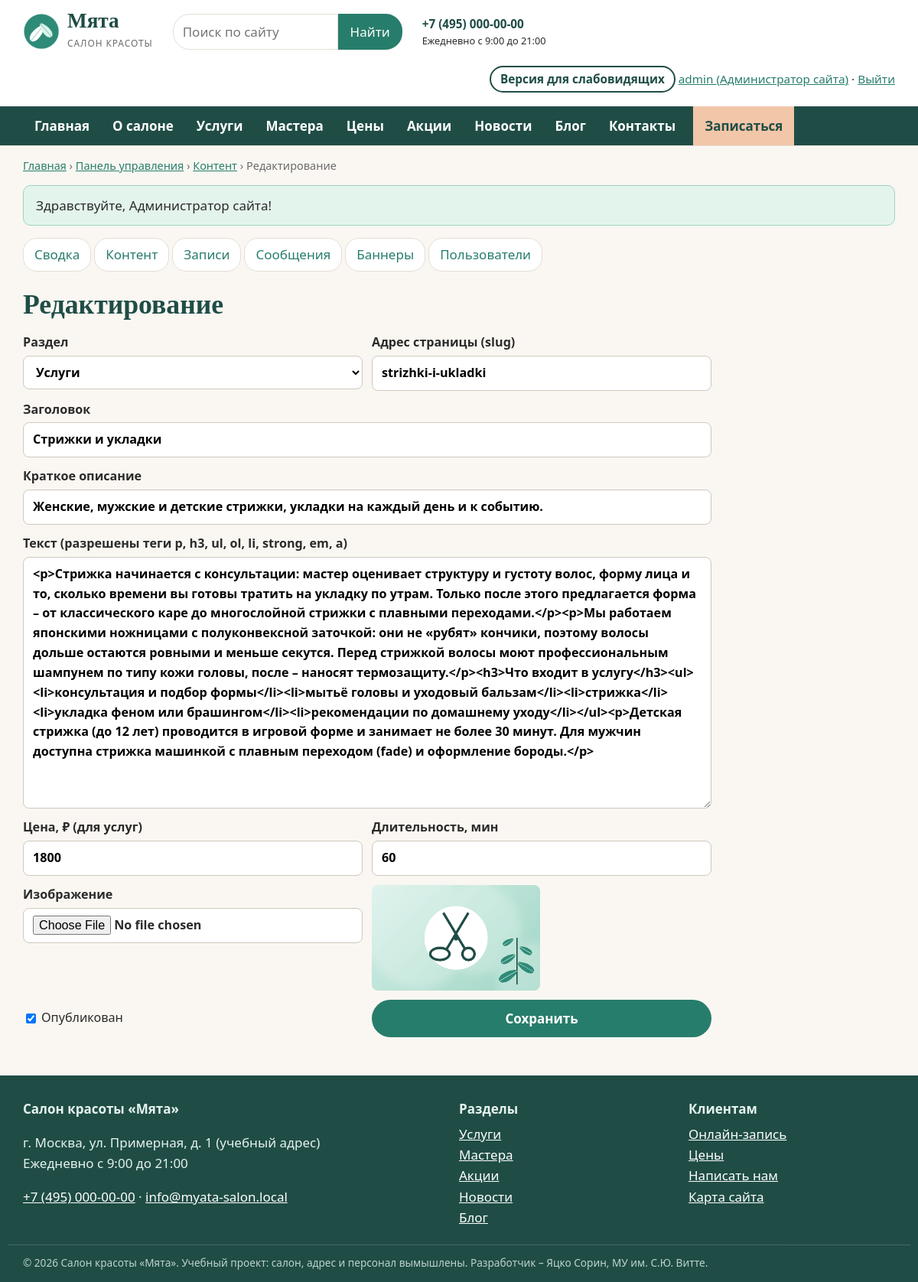
The page /admin/edit.php?id=1 (signed in) on the database its author committed.
### tables this page shows
CREATE TABLE users (
  id INT AUTO_INCREMENT PRIMARY KEY,
  login VARCHAR(40) NOT NULL UNIQUE,
  password_hash VARCHAR(255) NOT NULL,
  name VARCHAR(100) NOT NULL,
  email VARCHAR(120) NOT NULL UNIQUE,
  phone VARCHAR(30) NOT NULL DEFAULT '',
  role ENUM('admin','manager','client') NOT NULL DEFAULT 'client',
  is_active TINYINT(1) NOT NULL DEFAULT 1,
  created_at DATETIME NOT NULL DEFAULT CURRENT_TIMESTAMP
);

CREATE TABLE articles (
  id INT AUTO_INCREMENT PRIMARY KEY,
  section VARCHAR(20) NOT NULL,
  slug VARCHAR(100) NOT NULL,
  title VARCHAR(200) NOT NULL,
  summary VARCHAR(400) NOT NULL,
  body TEXT NOT NULL,
  image VARCHAR(120) NOT NULL DEFAULT '',
  price INT NULL,
  duration INT NULL,
  is_published TINYINT(1) NOT NULL DEFAULT 1,
  views INT NOT NULL DEFAULT 0,
  created_at DATETIME NOT NULL DEFAULT CURRENT_TIMESTAMP,
  updated_at DATETIME NULL,
  UNIQUE KEY uq_section_slug (section, slug),
  FULLTEXT KEY ft_search (title, summary, body),
  CONSTRAINT fk_articles_section FOREIGN KEY (section) REFERENCES sections(code)
);

CREATE TABLE sections (
  code VARCHAR(20) PRIMARY KEY,
  title VARCHAR(60) NOT NULL,
  description VARCHAR(255) NOT NULL,
  sort INT NOT NULL DEFAULT 0
);

### config.php (called while the page is built, shortened)
<?php
$config = [
    'db_host'   => 'localhost',
    'db_port'   => 3306,
    'db_name'   => 'salon_myata',
    'db_user'   => 'root',
    'db_pass'   => '',
    'site_name' => 'Салон красоты «Мята»',
    'phone'     => '+7 (495) 000-00-00',
    'email'     => 'info@myata-salon.local',
    'address'   => 'г. Москва, ул. Примерная, д. 1 (учебный адрес)',
    'hours'     => 'Ежедневно с 9:00 до 21:00',
];
return $config;

### includes/bootstrap.php (called while the page is built, shortened)
<?php
$CONFIG = require __DIR__ . '/../config.php';
try {
    $pdo = new PDO(
        sprintf('mysql:host=%s;port=%d;dbname=%s;charset=utf8mb4',
            $CONFIG['db_host'], $CONFIG['db_port'], $CONFIG['db_name']),
        $CONFIG['db_user'],
        $CONFIG['db_pass'],
        [PDO::ATTR_ERRMODE => PDO::ERRMODE_EXCEPTION, PDO::ATTR_DEFAULT_FETCH_MODE => PDO::FETCH_ASSOC]
    );
} catch (PDOException $e) {
    http_response_code(500);
    exit('<h1>Нет подключения к базе данных</h1><p>Проверьте настройки в config.php '
        . 'и импортируйте database/salon_myata.sql.</p>');
}
require __DIR__ . '/functions.php';
require __DIR__ . '/auth.php';

### includes/auth.php (called while the page is built, shortened)
<?php
function current_user(): ?array
{
    static $user = false;
    if ($user === false) {
        $user = null;
        if (!empty($_SESSION['uid'])) {
            $st = db()->prepare('SELECT id, login, name, email, phone, role FROM users WHERE id = ? AND is_active = 1');
            $st->execute([$_SESSION['uid']]);
            $user = $st->fetch() ?: null;
        }
    }
    return $user;
}
function require_login(): array
{
    $u = current_user();
    return $u;
}
function require_role(string ...$roles): array
{
    $u = require_login();
    return $u;
}

### admin/edit.php (the view, shortened to what this page needs)
<?php
require __DIR__ . '/../includes/bootstrap.php';
require_role('admin', 'manager');
$id = (int) ($_GET['id'] ?? 0);
$a = ['section' => (string) ($_GET['s'] ?? 'news'), 'slug' => '', 'title' => '', 'summary' => '', 'body' => '',
    'image' => '', 'price' => '', 'duration' => '', 'is_published' => 1];
if ($id) {
    $st = db()->prepare('SELECT * FROM articles WHERE id = ?');
    $st->execute([$id]);
    $a = $st->fetch() ?: exit('Материал не найден');
}
$title = $id ? 'Редактирование' : 'Новый материал';
$crumbs = [['Панель управления', url('admin/index.php')], ['Контент', url('admin/articles.php')], [$title]];
require __DIR__ . '/../includes/header.php';
require __DIR__ . '/_nav.php';
?>
<h1><?= e($title) ?></h1>
<form method="post" enctype="multipart/form-data" class="form form-wide">
    <label>Раздел <select name="section"><?php foreach (sections() as $code => $s): ?><option value="<?= e($code) ?>"<?= $code === $a['section'] ? ' selected' : '' ?>><?= e($s['title']) ?></option><?php endforeach; ?></select></label>
    <label>Адрес страницы (slug) <input name="slug" value="<?= e($a['slug']) ?>" placeholder="формируется из заголовка"></label>
    <label class="full">Заголовок <input name="title" required value="<?= e($a['title']) ?>"></label>
    <label class="full">Краткое описание <input name="summary" required maxlength="400" value="<?= e($a['summary']) ?>"></label>
    <label class="full">Текст (разрешены теги p, h3, ul, ol, li, strong, em, a) <textarea name="body" rows="12" required><?= e($a['body']) ?></textarea></label>
    <label>Цена, ₽ (для услуг) <input type="number" name="price" min="0" value="<?= e((string) $a['price']) ?>"></label>
    <label>Длительность, мин <input type="number" name="duration" min="0" value="<?= e((string) $a['duration']) ?>"></label>
    <label>Изображение <input type="file" name="image" accept="image/png,image/jpeg,image/webp"></label>
    <div><?= img((string) $a['image'], 'Текущее изображение', 'thumb') ?></div>
    <label class="check"><input type="checkbox" name="is_published" value="1"<?= $a['is_published'] ? ' checked' : '' ?>> Опубликован</label>
    <button class="btn" type="submit">Сохранить</button>
</form>
<?php require __DIR__ . '/../includes/footer.php'; ?>

### includes/header.php (shortened to what this page needs)
<?php
$v = vi();
$user = current_user();
$title = $title ?? cfg('site_name');
$crumbs = $crumbs ?? [];
$current = substr($_SERVER['SCRIPT_NAME'], strlen(ROOT_URL) + 1);
$curSection = $_GET['s'] ?? '';
$menu = [
    ['index.php', 'Главная', ''], ['about.php', 'О салоне', ''],
    ['section.php', 'Услуги', 'services'], ['section.php', 'Мастера', 'masters'],
    ['prices.php', 'Цены', ''], ['section.php', 'Акции', 'promo'],
    ['section.php', 'Новости', 'news'], ['section.php', 'Блог', 'blog'],
    ['contacts.php', 'Контакты', ''],
];
$bodyClass = $v['on'] ? 'vi vi-size-' . $v['size'] . ' vi-' . $v['scheme']
    . ($v['img'] ? '' : ' vi-noimg') . ($v['space'] ? ' vi-space' : '') : '';
?>
<!doctype html>
<html lang="ru">
<head>
    <link rel="stylesheet" href="<?= e(url('assets/css/style.css')) ?>">
</head>
<body class="<?= e($bodyClass) ?>">
<header class="site-header">
    <div class="wrap header-top">
        <a class="logo" href="<?= e(url()) ?>">
            <img src="<?= e(url('assets/img/logo.png')) ?>" alt="" width="48" height="48">
            <span><strong>Мята</strong><small>салон красоты</small></span>
        </a>
        <form class="search" action="<?= e(url('search.php')) ?>" method="get" role="search">
            <input id="q" type="search" name="q" placeholder="Поиск по сайту" value="<?= e($_GET['q'] ?? '') ?>">
            <button type="submit">Найти</button>
        </form>
        <div class="header-contacts">
            <a href="tel:<?= e(preg_replace('/[^\d+]/', '', cfg('phone'))) ?>"><?= e(cfg('phone')) ?></a>
            <small><?= e(cfg('hours')) ?></small>
        </div>
        <div class="header-actions">
            <?php if (!$v['on']): ?>
                <a class="btn-vi" href="<?= e(url('vi.php?vi=1&back=' . urlencode($_SERVER['REQUEST_URI'] ?? ''))) ?>"
                   title="Версия для слабовидящих">Версия для слабовидящих</a>
            <?php endif; ?>
            <?php if ($user): ?>
                <a href="<?= e(url($user['role'] === 'client' ? 'cabinet.php' : 'admin/index.php')) ?>">
                    <?= e($user['login']) ?> (<?= e(ROLES[$user['role']]) ?>)</a> ·
                <a href="<?= e(url('logout.php')) ?>">Выйти</a>
            <?php else: ?>
                <a href="<?= e(url('login.php')) ?>">Вход</a> · <a href="<?= e(url('register.php')) ?>">Регистрация</a>
            <?php endif; ?>
        </div>
    </div>
    <nav class="main-nav" aria-label="Главное меню">
        <div class="wrap">
            <ul>
                <?php foreach ($menu as [$file, $label, $menuSec]):
                    $href = $menuSec ? "section.php?s=$menuSec" : $file;
                    $active = $current === $file && ($menuSec === '' || $menuSec === $curSection); ?>
                    <li><a href="<?= e(url($href)) ?>"<?= $active ? ' class="active" aria-current="page"' : '' ?>><?= e($label) ?></a></li>
                <?php endforeach; ?>
                <li><a class="nav-cta" href="<?= e(url('booking.php')) ?>">Записаться</a></li>
            </ul>
        </div>
    </nav>
</header>
<main id="main" class="wrap">
<?php if ($crumbs): ?>
    <nav class="crumbs" aria-label="Навигационная цепочка">
        <a href="<?= e(url()) ?>">Главная</a>
        <?php foreach ($crumbs as $crumb): ?> › <?= isset($crumb[1]) ? '<a href="' . e($crumb[1]) . '">' . e($crumb[0]) . '</a>' : '<span>' . e($crumb[0]) . '</span>' ?><?php endforeach; ?>
    </nav>
<?php endif; ?>
<?= flashes() ?>

### includes/functions.php (shortened to what this page needs)
<?php
function e(?string $s): string
{
    return htmlspecialchars((string) $s, ENT_QUOTES, 'UTF-8');
}
function url(string $path = ''): string
{
    return ROOT_URL . '/' . ltrim($path, '/');
}
function db(): PDO
{
    global $pdo;
    return $pdo;
}
function cfg(string $key): string
{
    global $CONFIG;
    return (string) ($CONFIG[$key] ?? '');
}
function flashes(): string
{
    $html = '';
    foreach ($_SESSION['flash'] ?? [] as [$type, $text]) {
        $html .= '<div class="alert alert-' . e($type) . '" role="status">' . e($text) . '</div>';
    }
    return $html;
}
function sections(): array
{
    static $cache = null;
    if ($cache === null) {
        $cache = [];
        foreach (db()->query('SELECT * FROM sections ORDER BY sort') as $row) {
            $cache[$row['code']] = $row;
        }
    }
    return $cache;
}
function img(string $file, string $alt, string $class = ''): string
{
    $src = str_starts_with($file, 'upload-') ? url('uploads/' . $file) : url('assets/img/' . $file);
    return '<img src="' . e($src) . '" alt="' . e($alt) . '" class="' . e($class) . '" loading="lazy">';
}
function vi(): array
{
    return [
        'on'     => ($_COOKIE['vi'] ?? '0') === '1',
        'size'   => in_array($_COOKIE['vi_size'] ?? '', ['1', '2', '3'], true) ? $_COOKIE['vi_size'] : '1',
        'scheme' => in_array($_COOKIE['vi_scheme'] ?? '', ['bw', 'wb', 'blue', 'brown'], true)
            ? $_COOKIE['vi_scheme'] : 'bw',
        'img'    => ($_COOKIE['vi_img'] ?? '1') === '1',
        'space'  => ($_COOKIE['vi_space'] ?? '0') === '1',
    ];
}

### includes/footer.php (shortened to what this page needs)
</main>
<footer class="site-footer">
    <div class="wrap footer-grid">
        <div>
            <strong>Салон красоты «Мята»</strong>
            <p><?= e(cfg('address')) ?><br><?= e(cfg('hours')) ?></p>
            <p><a href="tel:<?= e(preg_replace('/[^\d+]/', '', cfg('phone'))) ?>"><?= e(cfg('phone')) ?></a> ·
               <a href="mailto:<?= e(cfg('email')) ?>"><?= e(cfg('email')) ?></a></p>
        </div>
        <div>
            <strong>Разделы</strong>
            <ul>
                <?php foreach (sections() as $code => $s): ?>
                    <li><a href="<?= e(url('section.php?s=' . $code)) ?>"><?= e($s['title']) ?></a></li>
                <?php endforeach; ?>
            </ul>
        </div>
        <div>
            <strong>Клиентам</strong>
            <ul>
                <li><a href="<?= e(url('booking.php')) ?>">Онлайн-запись</a></li>
                <li><a href="<?= e(url('prices.php')) ?>">Цены</a></li>
                <li><a href="<?= e(url('contacts.php')) ?>">Написать нам</a></li>
                <li><a href="<?= e(url('sitemap.php')) ?>">Карта сайта</a></li>
            </ul>
        </div>
    </div>
    <div class="wrap footer-note">
        © 2026 Салон красоты «Мята». Учебный проект: салон, адрес и персонал вымышлены.
        Разработчик – Яцко Сорин, МУ им. С.Ю. Витте.
    </div>
</footer>
</body>
</html>

### assets/css/style.css (style rules this page uses)
:root { --mint: #277D6B; --mint-dark: #1F4D46; --mint-light: #DFF2EC; --cream: #FAF7F2; --peach: #F2C6A8; --text: #2B2B2B; --muted: #6B6B6B; --line: #E3DED6; --white: #FFFFFF; --radius: 14px; --font: "Segoe UI", Roboto, "PT Sans", Arial, sans-serif; --font-head: Georgia, "PT Serif", "Times New Roman", serif; }
* { box-sizing: border-box; }
html { font-size: 17px; }
body { margin: 0; font-family: var(--font); color: var(--text); background: var(--cream); line-height: 1.6; }
a { color: var(--mint); }
h1, h2, h3 { font-family: var(--font-head); color: var(--mint-dark); line-height: 1.25; }
h1 { font-size: 2.1rem; margin: .6em 0 .4em; }
img { max-width: 100%; height: auto; display: block; }
.wrap { max-width: 1180px; margin: 0 auto; padding: 0 20px; }
.site-header { background: var(--white); border-bottom: 1px solid var(--line); }
.header-top { display: flex; align-items: center; gap: 18px 26px; padding: 14px 20px; flex-wrap: wrap; }
.logo { display: flex; align-items: center; gap: 10px; text-decoration: none; color: var(--mint-dark); }
.logo strong { display: block; font-family: var(--font-head); font-size: 1.6rem; line-height: 1; }
.logo small { color: var(--muted); letter-spacing: .08em; text-transform: uppercase; font-size: .7rem; }
.search { display: flex; flex: 0 1 300px; min-width: 200px; }
.search input { flex: 1; min-width: 0; padding: 9px 12px; border: 1px solid var(--line); border-radius: 22px 0 0 22px; font: inherit; }
.search button { flex-shrink: 0; padding: 9px 16px; border: 0; background: var(--mint); color: #fff; border-radius: 0 22px 22px 0; cursor: pointer; font: inherit; }
.header-contacts { display: flex; flex-direction: column; font-size: .9rem; }
.header-contacts a { font-weight: 700; text-decoration: none; color: var(--mint-dark); }
.header-actions { margin-left: auto; font-size: .9rem; text-align: right; }
.btn-vi { display: inline-block; border: 2px solid var(--mint-dark); border-radius: 20px; padding: 3px 12px; text-decoration: none; color: var(--mint-dark); font-weight: 600; margin-bottom: 4px; }
.main-nav { background: var(--mint-dark); }
.main-nav ul { list-style: none; margin: 0; padding: 0; display: flex; flex-wrap: wrap; }
.main-nav a { display: block; padding: 12px 15px; color: #fff; text-decoration: none; font-weight: 600; }
.main-nav .nav-cta { background: var(--peach); color: var(--mint-dark); border-radius: 0; margin-left: 8px; }
.crumbs { font-size: .85rem; margin-top: 14px; color: var(--muted); }
.btn { display: inline-block; background: var(--mint); color: #fff !important; padding: 11px 24px; border-radius: 26px; text-decoration: none; border: 0; cursor: pointer; font: inherit; font-weight: 600; align-self: flex-start; }
.form { display: grid; gap: 12px; max-width: 560px; }
.form-wide { grid-template-columns: 1fr 1fr; max-width: 900px; }
.form-wide .full { grid-column: 1 / -1; }
.form label { display: flex; flex-direction: column; gap: 4px; font-weight: 600; font-size: .95rem; }
.form label.check { flex-direction: row; align-items: center; font-weight: 400; }
.form input, .form select, .form textarea { font: inherit; padding: 9px 12px; border: 1px solid #CFC8BD; border-radius: 8px; background: #fff; }
.alert { padding: 12px 16px; border-radius: 10px; margin: 14px 0; }
.alert-ok { background: #E3F4EC; border: 1px solid #9ED3BE; }
.thumb { max-width: 220px; border-radius: 8px; }
.site-footer { background: var(--mint-dark); color: #E6F2EE; margin-top: 50px; padding: 30px 0 14px; }
.site-footer a { color: #fff; }
.footer-grid { display: grid; grid-template-columns: 2fr 1fr 1fr; gap: 30px; }
.footer-grid ul { list-style: none; padding: 0; margin: 6px 0; }
.footer-note { font-size: .8rem; opacity: .8; margin-top: 16px; border-top: 1px solid rgba(255,255,255,.2); padding-top: 12px; }

### rows shown on the page
users: login "admin", role "Администратор сайта"
articles: section "Услуги", slug "strizhki-i-ukladki", title "Стрижки и укладки", summary "Женские, мужские и детские стрижки, укладки на каждый день и к событию.", body "<p>Стрижка начинается с консультации: мастер оценивает структуру и густоту волос, форму лица и то, сколько времени вы готовы тратить на укладку по утрам. Только после этого предлагается форма – от классического каре до многослойной стрижки с плавными переходами.</p><p>Мы работаем японскими ножницами с полуконвексной заточкой: они не «рубят» кончики, поэтому волосы дольше остаются ровными и меньше секутся. Перед стрижкой волосы моют профессиональным шампунем по типу кожи головы, после – наносят термозащиту.</p><h3>Что входит в услугу</h3><ul><li>консультация и подбор формы</li><li>мытьё головы и уходовый бальзам</li><li>стрижка</li><li>укладка феном или брашингом</li><li>рекомендации по…", price "1800", duration "60", image (picture), is_published "☑"
sections: title "Услуги"
sections: title "Мастера"
sections: title "Акции"
sections: title "Новости"
sections: title "Блог"

### other values the page prints
cfg('phone') "+7 (495) 000-00-00"
cfg('hours') "Ежедневно с 9:00 до 21:00"
$label "Главная"
$label "О салоне"
$label "Услуги"
$label "Мастера"
$label "Цены"
$label "Акции"
$label "Новости"
$label "Блог"
$label "Контакты"
$crumb[0] "Панель управления"
$crumb[0] "Контент"
$crumb[0] "Редактирование"
$text "Здравствуйте, Администратор сайта!"
